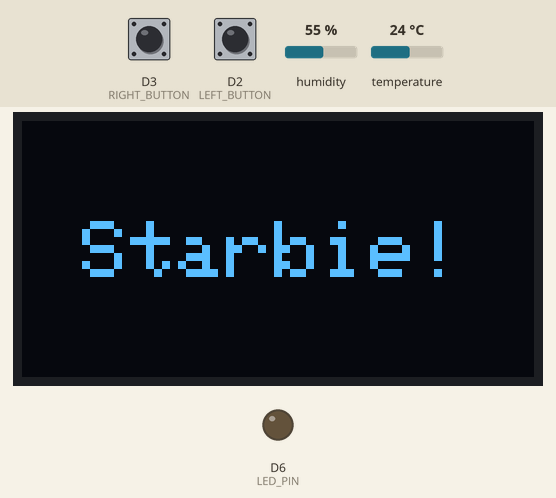
Recording of a sketch running on a simulated ESP8266 (NodeMCU). On the bench: 128×64 one-colour display, output pins drawn as LEDs (lit = HIGH). The inputs (shaded band) are chosen by the test bench; at power-on: D2 (LEFT_BUTTON) HIGH, D3 (RIGHT_BUTTON) HIGH, humidity 55 %, temperature 24 °C. The OLED is the two-colour kind (top 16 rows yellow).

Above: at 1.2 s.
1.3 s: D2 (LEFT_BUTTON) pulled LOW for 0.15 s
At 1.8 s:
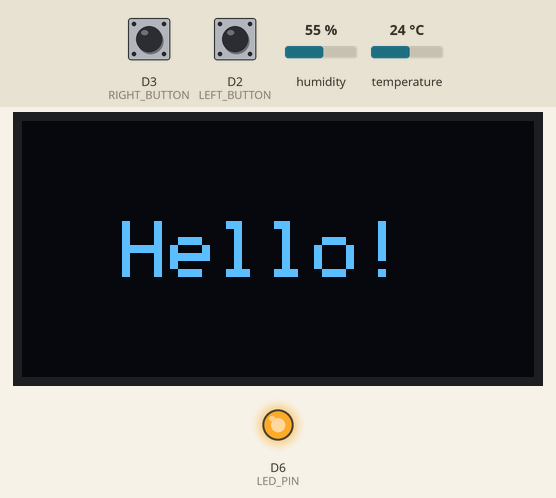
2.9 s: D3 (RIGHT_BUTTON) pulled LOW for 0.15 s
At 3.5 s:
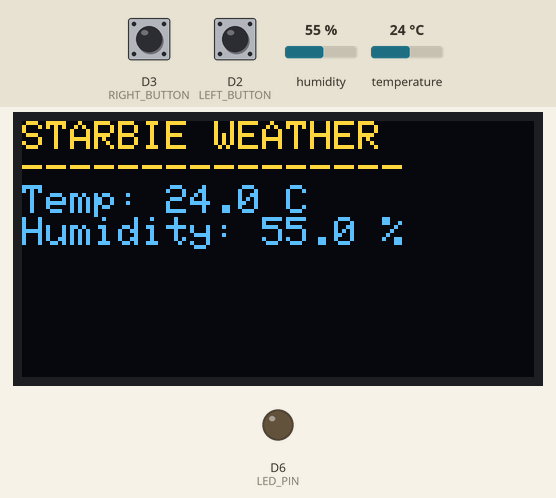
4.5 s: D2 (LEFT_BUTTON) pulled LOW for 1 s
At 5.5 s:
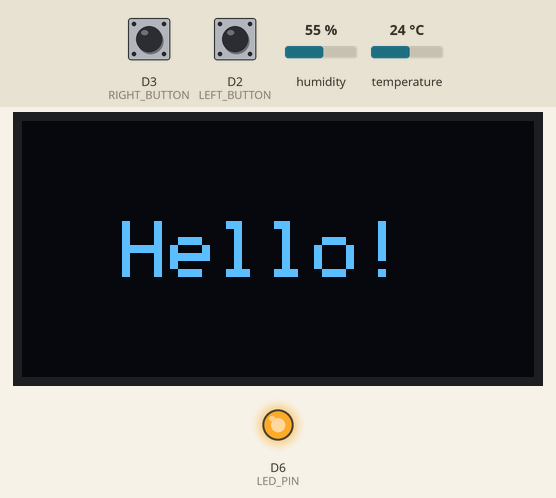
7.0 s: D3 (RIGHT_BUTTON) pulled LOW for 1 s
At 7.8 s:
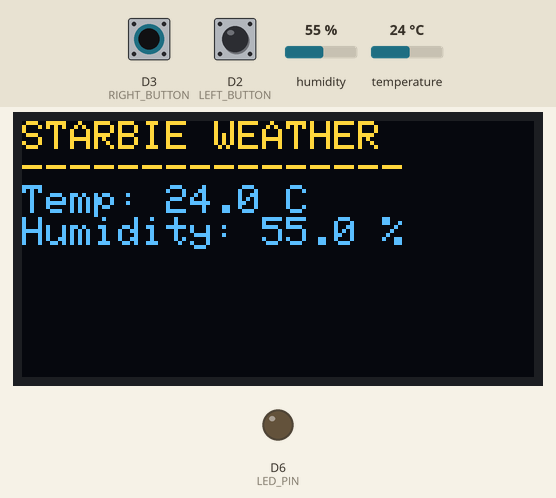
9.5 s: humidity set to 22 %
12.5 s: temperature set to 12 °C
At 14.0 s:
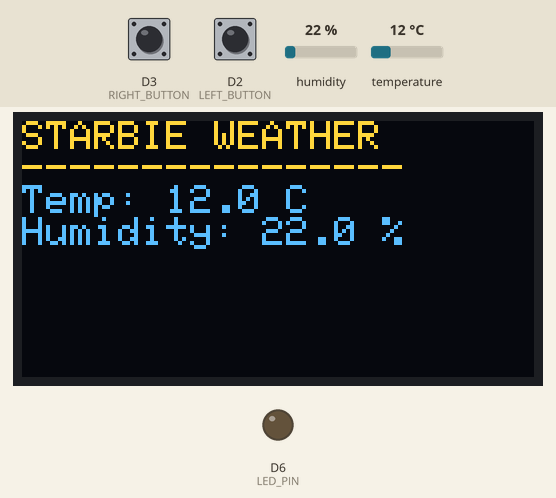
Timing chart, 0 to 15.5 s (numbered marks = the images above; inputs shaded):
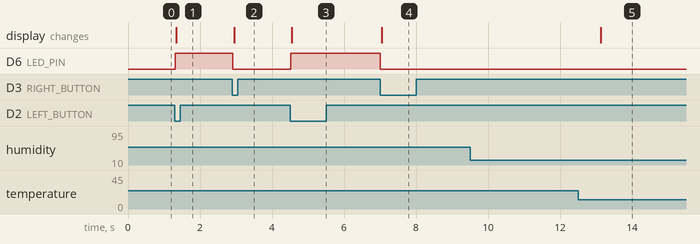

The sketch:

pcb.ino
```cpp
// This is pcb code
// Author : Kartik Markan

#include <Wire.h>
#include <Adafruit_GFX.h>
#include <Adafruit_SSD1306.h>
#include <DHT.h>

// ===================================
// OLED SCREEN SETTINGS
// ===================================

#define SCREEN_WIDTH 128
#define SCREEN_HEIGHT 64
#define OLED_RESET -1
#define OLED_ADDRESS 0x3C

Adafruit_SSD1306 display(
  SCREEN_WIDTH,
  SCREEN_HEIGHT,
  &Wire,
  OLED_RESET
);

// ===================================
// PIN CONNECTIONS FROM KICAD
// ===================================

// Left button SW1
const int LEFT_BUTTON = D2;

// Right button SW2
const int RIGHT_BUTTON = D3;

// LED
const int LED_PIN = D6;

// DHT11 temperature/humidity sensor
const int DHT_PIN = D1;

// ===================================
// DHT11 SENSOR SETTINGS
// ===================================

#define DHT_TYPE DHT11

DHT dht(DHT_PIN, DHT_TYPE);

// ===================================
// PROGRAM VARIABLES
// ===================================

// 0 = Startup
// 1 = Hello mode
// 2 = Temperature/humidity mode

int currentMode = 0;

// Track previous button states
bool previousLeft = HIGH;
bool previousRight = HIGH;

// Track sensor update time
unsigned long lastUpdate = 0;

// ===================================
// DISPLAY STARTUP SCREEN
// ===================================

void showStartup() {
  display.clearDisplay();

  display.setTextSize(2);
  display.setTextColor(SSD1306_WHITE);

  display.setCursor(15, 25);
  display.println("Starbie!");

  display.display();
}

// ===================================
// LEFT BUTTON: DISPLAY HELLO
// ===================================

void showHello() {
  display.clearDisplay();

  display.setTextSize(2);
  display.setTextColor(SSD1306_WHITE);

  display.setCursor(25, 25);
  display.println("Hello!");

  display.display();
}

// ===================================
// RIGHT BUTTON: WEATHER
// ===================================

void showWeather() {

  float humidity = dht.readHumidity();
  float temperature = dht.readTemperature();

  display.clearDisplay();

  display.setTextSize(1);
  display.setTextColor(SSD1306_WHITE);

  display.setCursor(0, 0);

  display.println("STARBIE WEATHER");
  display.println("----------------");

  if (isnan(humidity) || isnan(temperature)) {

    display.println("Sensor error!");

  } else {

    display.print("Temp: ");
    display.print(temperature, 1);
    display.println(" C");

    display.print("Humidity: ");
    display.print(humidity, 1);
    display.println(" %");
  }

  display.display();
}

// ===================================
// SETUP - RUNS ONCE
// ===================================

void setup() {

  Serial.begin(115200);

  // Set buttons as inputs
  pinMode(LEFT_BUTTON, INPUT_PULLUP);
  pinMode(RIGHT_BUTTON, INPUT_PULLUP);

  // Set LED as output
  pinMode(LED_PIN, OUTPUT);

  // LED starts OFF
  digitalWrite(LED_PIN, LOW);

  // Start DHT11 sensor
  dht.begin();

  // Start I2C
  // SDA = D5
  // SCL = D4
  Wire.begin(D5, D4);

  // Initialize OLED
  if (!display.begin(
    SSD1306_SWITCHCAPVCC,
    OLED_ADDRESS
  )) {

    Serial.println("OLED initialization failed!");

    while (true) {
      delay(1000);
    }
  }

  // Show startup screen
  showStartup();
}

// ===================================
// LOOP - RUNS REPEATEDLY
// ===================================

void loop() {

  // Read both buttons
  bool leftState = digitalRead(LEFT_BUTTON);
  bool rightState = digitalRead(RIGHT_BUTTON);

  // ---------------------------------
  // LEFT BUTTON PRESSED
  // ---------------------------------

  if (leftState == LOW && previousLeft == HIGH) {

    currentMode = 1;

    // Turn LED ON
    digitalWrite(LED_PIN, HIGH);

    // Display Hello!
    showHello();
  }

  // ---------------------------------
  // RIGHT BUTTON PRESSED
  // ---------------------------------

  if (rightState == LOW && previousRight == HIGH) {

    currentMode = 2;

    // Turn LED OFF
    digitalWrite(LED_PIN, LOW);

    // Display sensor readings
    showWeather();

    lastUpdate = millis();
  }

  // Save button states
  previousLeft = leftState;
  previousRight = rightState;

  // ---------------------------------
  // UPDATE WEATHER EVERY 2 SECONDS
  // ---------------------------------

  if (currentMode == 2) {

    if (millis() - lastUpdate >= 2000) {

      lastUpdate = millis();

      showWeather();
    }
  }

  // Small delay for button stability
  delay(30);
}
```

Measured:
- after the input at 1.3 s, D6 (LED_PIN): LOW → HIGH at once; the display: changes at once (image 1)
- after the input at 2.9 s, D6 (LED_PIN): HIGH → LOW at once; the display: changes after 0.05 s (image 2)
- after the input at 4.5 s, D6 (LED_PIN): LOW → HIGH at once; the display: changes at once (image 3)
- after the input at 7.0 s, D6 (LED_PIN): HIGH → LOW at once; the display: changes after 0.05 s (image 4)
- after the input at 9.5 s, every drawn part: stays the same
- after the input at 12.5 s, the display: changes after 0.63 s (image 5)
